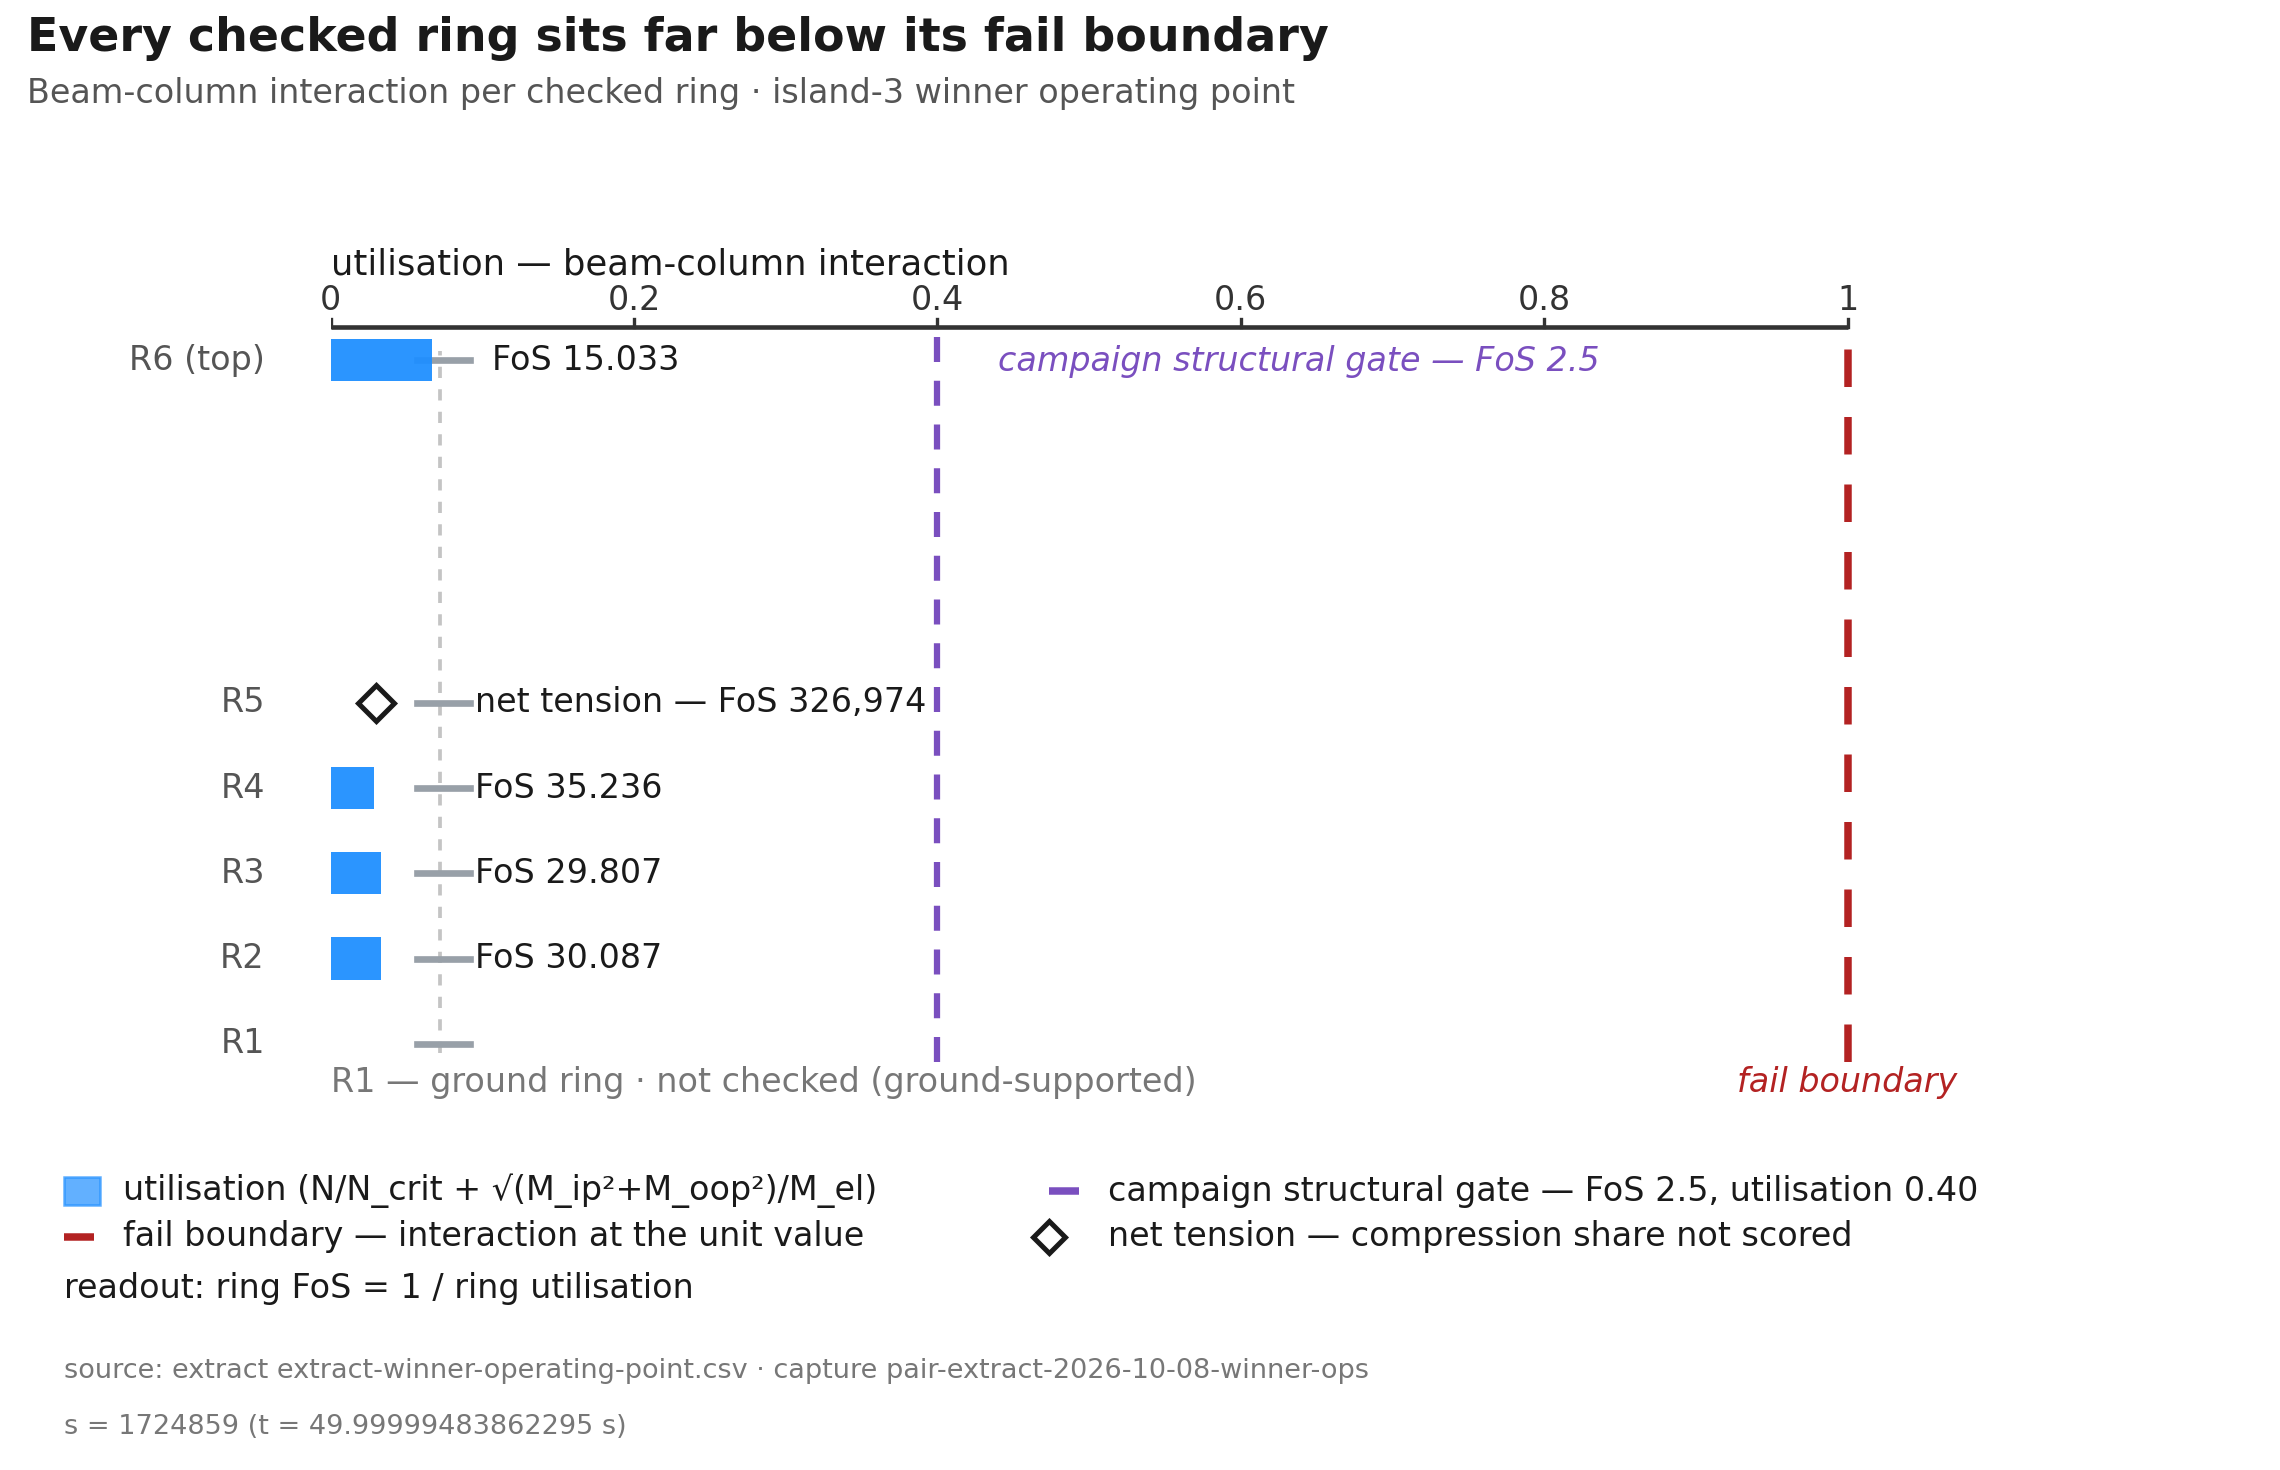

The script that saved this image:
#!/usr/bin/python3
# -*- coding: utf-8 -*-
"""ring-utilisation: generating script for the mechanism-pair plate.

Plate: docs/reporting/figures/ring-utilisation/SPEC.md (GENERATE stage, R2).
Draws the beam-column interaction of every checked ring against the fail
boundary, from the ruled capture (winner operating point).

v5 (the 3.5 render deltas, 2026-10-14): the axis is logarithmic from 10^-6
to the unit value, so the full margin of every ring reads at its own
scale.  One utilisation bar per ring (the axial/bending stack retired);
the corrected interaction form N/N_crit + sqrt(M_ip^2 + M_oop^2)/M_el
carries in the legend and the caption.

v6 (the round-6 hub-name retirement, 2026-10-14): the top ring label
reads "R6 (top)". No drawn value moves.

v7 (FEEDBACKBOT1 re-cut, 2026-10-18): the axis is linear from zero to
the unit value, the campaign structural gate (FoS 2.5, utilisation 0.40)
draws at its reciprocal position, and R5 draws a tension badge instead
of a compression bar.  Micro-typography floor 8 pt on scientific text.
No ring value moves.

Run:
  /usr/bin/python3 docs/reporting/figures/ring-utilisation/ring-utilisation.py \
      --script-commit <hex>

Toolchain pin: /usr/bin/python3 (CPython 3.12.3), matplotlib 3.10.8,
numpy 2.4.4.  F-REPRO: svg.hashsalt set, SVG dc:date normalised, PDF and
PNG metadata fixed, no timestamps anywhere.

Outputs (in this directory): ring-utilisation.svg / .pdf / .png,
label-ledger.txt, manifest.json.
"""
from __future__ import annotations

import argparse
import csv
import hashlib
import html
import json
import re
import sys
from pathlib import Path

import matplotlib

matplotlib.use("Agg")
import matplotlib.pyplot as plt
from matplotlib.patches import Rectangle

HERE = Path(__file__).resolve().parent
REPO = HERE.parents[3]
EXTRACT = HERE.parent / "pair-extract" / "extract-winner-operating-point.csv"
SLUG = "ring-utilisation"

# ---------------------------------------------------------------- constants
CAPTURE = {
    "run_id": "pair-extract-2026-10-08-winner-ops",
    "s": "1724859",
    "t": "49.99999483862295",
}  # per pair-extract README and the NR-021..NR-023 sign-off basis
DATA_COMMIT = "dd3cc6a"
AUTHORITY_COMMIT = "f8114be"  # computing commit of the extract (CSV header)
ROWS = "NR-021 · NR-015 · NR-060"

INK = "#1a1a1a"
LINE = "#333333"
GREY = "#555555"
FAINT = "#777777"
MUTED = "#98a0a8"
SHAFT = "#c4c4c4"
CYAN = "#1f8fff"  # utilisation
RED = "#b32222"  # fail boundary
GATE = "#7a4fbf"  # campaign structural gate (FoS 2.5)

GATE_FOS = 2.5  # the campaign structural gate, NR-015 (a plain 2.5)
GATE_UTIL = 1.0 / GATE_FOS  # utilisation at the gate: 0.40

TITLE = "Every checked ring sits far below its fail boundary"
SUB = "Beam-column interaction per checked ring · island-3 winner operating point"
AXLABEL = "utilisation — beam-column interaction"
GROUND = "R1 — ground ring · not checked (ground-supported)"
BOUNDARY = "fail boundary"
GATE_LABEL = "campaign structural gate — FoS 2.5"
BADGE_LABEL = "net tension — compression share not scored"
LEGEND_ROWS = [
    (0.843, [
        ("swatch", CYAN, "utilisation (N/N_crit + √(M_ip²+M_oop²)/M_el)"),
        ("dash", GATE, "campaign structural gate — FoS 2.5, "
                       "utilisation 0.40 (NR-015)"),
    ]),
    (0.705, [
        ("dash", RED, "fail boundary — interaction at the unit value"),
        ("diamond", INK, BADGE_LABEL),
    ]),
]
LEGEND_TEXT = "readout: ring FoS = 1 / ring utilisation"
LEGEND_X = [0.028, 0.46]

# linear window: bar origin at zero, the unit line is the fail boundary;
# the window pads right for the boundary label (v7)
LIN_LEFT = 0.0
LIN_RIGHT = 1.0
WINDOW_RIGHT = 1.24
TICKS = [0.0, 0.2, 0.4, 0.6, 0.8, 1.0]
TICK_LABELS = ["0", "0.2", "0.4", "0.6", "0.8", "1"]

# the R5 badge: R5 carries net axial tension, the compression check is
# not scored, and its utilisation bar would be invisible on a linear axis
TENSION_RING = "R5"
BADGE_X = 0.030  # marker, left of the shaft column
# readout minimum: right of the dashed shaft column (0.072) and its tick
# marks (to 0.092), so no readout text crosses the shaft furniture
MIN_READOUT_X = 0.095

LEDGER: list[str] = []


def keep(s: str) -> str:
    LEDGER.append(s)
    return s


def txt(ax, x, y, s, **kw):
    return ax.text(x, y, keep(s), **kw)


def fmt_fos(v: float) -> str:
    if v >= 1e4:
        return f"{round(v):,}"
    return f"{v:.3f}"


def read_extract(path: Path) -> dict[str, list[dict]]:
    with path.open(newline="", encoding="utf-8") as fh:
        lines = [ln for ln in fh if not ln.startswith("#")]
    rows: dict[str, list[dict]] = {"ring": [], "segment": []}
    for row in csv.DictReader(lines):
        rows[row["block"]].append(row)
    return rows


def sha256(path: Path) -> str:
    return hashlib.sha256(path.read_bytes()).hexdigest()


def main() -> int:
    ap = argparse.ArgumentParser()
    ap.add_argument("--script-commit", default="uncommitted")
    ap.add_argument("--outdir", default=str(HERE))
    args = ap.parse_args()
    outdir = Path(args.outdir)
    outdir.mkdir(parents=True, exist_ok=True)

    data = read_extract(EXTRACT)
    rings = data["ring"]
    stations = {r["id"]: float(r["station_m"]) for r in rings}
    stations["R1"] = 0.0

    # ------------------------------------------------------------ style
    plt.rcParams.update(
        {
            "font.size": 8,
            "svg.hashsalt": "ktd-fig-pin-2026-10-08",
            "svg.fonttype": "none",  # keep a real text layer (F-LABEL)
            "pdf.fonttype": 42,
            "ps.fonttype": 42,
            "figure.facecolor": "white",
            "savefig.facecolor": "white",
        }
    )

    fig = plt.figure(figsize=(7.6, 4.9))
    fig.text(0.012, 0.965, keep(TITLE), size=11, weight="bold", color=INK)
    fig.text(0.012, 0.930, keep(SUB), size=8, color=GREY)

    ax = fig.add_axes([0.145, 0.245, 0.825, 0.60])
    ax.set_axis_off()
    ax.set_xlim(LIN_LEFT, WINDOW_RIGHT)
    ax.set_ylim(-1.8, 22.2)

    # top axis strip (manual, spans bar origin to the unit line)
    ax.plot([LIN_LEFT, LIN_RIGHT], [19.5, 19.5], color=LINE, lw=1.1,
            solid_capstyle="butt")
    for t, lbl in zip(TICKS, TICK_LABELS):
        ax.plot([t, t], [19.5, 19.72], color=LINE, lw=0.8)
        txt(ax, t, 19.78, lbl, ha="center", va="bottom", size=8, color=LINE)
    txt(ax, LIN_LEFT, 20.75, AXLABEL, ha="left", va="bottom", size=8.5,
        color=INK)

    # shaft column and ring ticks (axes-fraction furniture)
    ymin_r, ymax_r = 0.0, max(stations.values())
    ax.plot([0.058, 0.058], [ymin_r - 0.25, ymax_r + 0.25],
            transform=ax.get_yaxis_transform(), color=SHAFT, lw=0.9,
            ls=(0, (3, 3)))
    for rid, y in stations.items():
        ax.plot([0.046, 0.074], [y, y], transform=ax.get_yaxis_transform(),
                color=MUTED, lw=1.6)
        label = "R6 (top)" if rid == "R6" else rid
        txt(ax, -0.035, y, label, ha="right", va="center", size=8, color=GREY,
            transform=ax.get_yaxis_transform())

    # campaign structural gate (FoS 2.5, utilisation 0.40) — NR-015;
    # the label sits under the axis strip, right of the gate line, clear
    # of the R6 bar band and of the R6 readout
    ax.plot([GATE_UTIL, GATE_UTIL], [-0.5, 19.4], color=GATE, lw=1.5,
            ls=(0, (4, 3)))
    txt(ax, GATE_UTIL + 0.04, 18.55, GATE_LABEL, ha="left", va="center",
        size=8, color=GATE, style="italic")

    # fail boundary line and label
    ax.plot([1.0, 1.0], [-0.5, 19.4], color=RED, lw=1.8, ls=(0, (5, 4)))
    txt(ax, 1.0, -0.62, BOUNDARY, ha="center", va="top", size=8,
        color=RED, style="italic")

    # utilisation bars and FoS readouts (linear axis, bar origin at zero)
    bh = 1.15
    for r in rings:
        y = float(r["station_m"])
        total = float(r["max_util"])
        if r["id"] == TENSION_RING:
            # net tension: no compression bar; a hollow diamond badge
            ax.plot([BADGE_X], [y], marker="D", ms=6.0, mfc="white",
                    mec=INK, mew=1.2, zorder=4)
            txt(ax, MIN_READOUT_X, y,
                f"net tension — FoS {fmt_fos(float(r['ring_fos']))}",
                ha="left", va="center", size=8, color=INK)
            continue
        ax.add_patch(Rectangle((LIN_LEFT, y - bh / 2),
                               total - LIN_LEFT, bh, facecolor=CYAN,
                               edgecolor="none", alpha=0.95, zorder=3))
        rx = max(total * 1.6, MIN_READOUT_X)
        txt(ax, rx, y, f"FoS {fmt_fos(float(r['ring_fos']))}",
            ha="left", va="center", size=8, color=INK)

    # ground-ring note
    txt(ax, LIN_LEFT, -0.62, GROUND, ha="left", va="top", size=8,
        color=FAINT)

    # ------------------------------------------------------------ foot
    foot = fig.add_axes([0.0, 0.0, 1.0, 0.225])
    foot.set_axis_off()
    foot.set_xlim(0, 1)
    foot.set_ylim(0, 1)

    def swatch(x, y, color, kind="swatch"):
        if kind == "swatch":
            foot.add_patch(Rectangle((x, y - 0.042), 0.016, 0.085,
                                     facecolor=color, edgecolor=color,
                                     lw=0.6, alpha=0.7))
        elif kind == "diamond":
            foot.plot([x], [y], marker="D", ms=5.5, mfc="white", mec=INK,
                      mew=1.2)
        else:
            foot.plot([x, x + 0.022], [y, y], color=color, lw=1.8,
                      ls=(0, (4, 3)))

    for y, entries in LEGEND_ROWS:
        for (kind, color, s), x in zip(entries, LEGEND_X):
            swatch(x, y, color, kind)
            foot.text(x + 0.026, y, keep(s), ha="left", va="center",
                      size=8, color=INK)
    foot.text(0.028, 0.55, keep(LEGEND_TEXT), ha="left", va="center",
              size=8, color=INK)

    stamp1 = (f"source: extract extract-winner-operating-point.csv · "
              f"capture {CAPTURE['run_id']}")
    stamp2 = f"s = {CAPTURE['s']} (t = {CAPTURE['t']} s)"
    foot.text(0.028, 0.30, keep(stamp1), ha="left", va="center", size=6.5,
              color=FAINT)
    foot.text(0.028, 0.13, keep(stamp2), ha="left", va="center", size=6.5,
              color=FAINT)

    # ------------------------------------------------------------ save
    svg = outdir / f"{SLUG}.svg"
    pdf = outdir / f"{SLUG}.pdf"
    png = outdir / f"{SLUG}.png"
    fig.savefig(svg)
    fig.savefig(pdf, metadata={"Creator": f"{SLUG} · KTD figures",
                               "CreationDate": None})
    fig.savefig(png, dpi=300)
    plt.close(fig)

    # normalise the SVG date (byte-stable output)
    raw = svg.read_bytes()
    raw = re.sub(rb"<dc:date>[^<]*</dc:date>",
                 rb"<dc:date>1970-01-01T00:00:00</dc:date>", raw)
    svg.write_bytes(raw)

    # ------------------------------------------------------------ ledger
    ledger = sorted(set(LEDGER))
    (outdir / "label-ledger.txt").write_text(
        "\n".join(ledger) + "\n", encoding="utf-8")

    # self-check: every text node of the SVG equals a ledger entry
    found = {
        html.unescape(re.sub(r"<[^>]+>", "", m)).strip()
        for m in re.findall(r"<text[^>]*>(.*?)</text>", svg.read_text(),
                            flags=re.S)
    }
    missing = sorted(found - set(ledger))
    extra = sorted(set(ledger) - found)
    if missing or extra:
        print("F-LABEL self-check FAILED", file=sys.stderr)
        for s in missing:
            print(f"  in vector, not in ledger: {s!r}", file=sys.stderr)
        for s in extra:
            print(f"  in ledger, not in vector: {s!r}", file=sys.stderr)
        return 1

    # ------------------------------------------------------------ manifest
    manifest = {
        "slug": SLUG,
        "script": {
            "path": f"docs/reporting/figures/{SLUG}/{SLUG}.py",
            "sha256": sha256(Path(__file__).resolve()),
        },
        "toolchain": {
            "python": ".".join(str(v) for v in sys.version_info[:3]),
            "matplotlib": matplotlib.__version__,
            "numpy": __import__("numpy").__version__,
        },
        "inputs": {
            "extract": {
                "path": "docs/reporting/figures/pair-extract/"
                        "extract-winner-operating-point.csv",
                "sha256": sha256(EXTRACT),
            },
            "register_rows": [ROWS],
        },
        "capture": CAPTURE,
        "command": ("/usr/bin/python3 "
                    f"docs/reporting/figures/{SLUG}/{SLUG}.py "
                    f"--script-commit {args.script_commit}"),
        "precision": ("FoS readouts at 0.001, nearest integer above 1e4; "
                      "the campaign gate draws at 1 / 2.5 = 0.40 (NR-015)"),
        "outputs": {
            f"{SLUG}.svg": sha256(svg),
            f"{SLUG}.pdf": sha256(pdf),
            f"{SLUG}.png": sha256(png),
            "label-ledger.txt": sha256(outdir / "label-ledger.txt"),
        },
    }
    (outdir / "manifest.json").write_text(
        json.dumps(manifest, indent=2, sort_keys=True) + "\n",
        encoding="utf-8")

    print(f"written: {SLUG}.svg / .pdf / .png, label-ledger.txt "
          f"({len(ledger)} strings), manifest.json")
    print("F-LABEL self-check: OK")
    return 0


if __name__ == "__main__":
    sys.exit(main())
